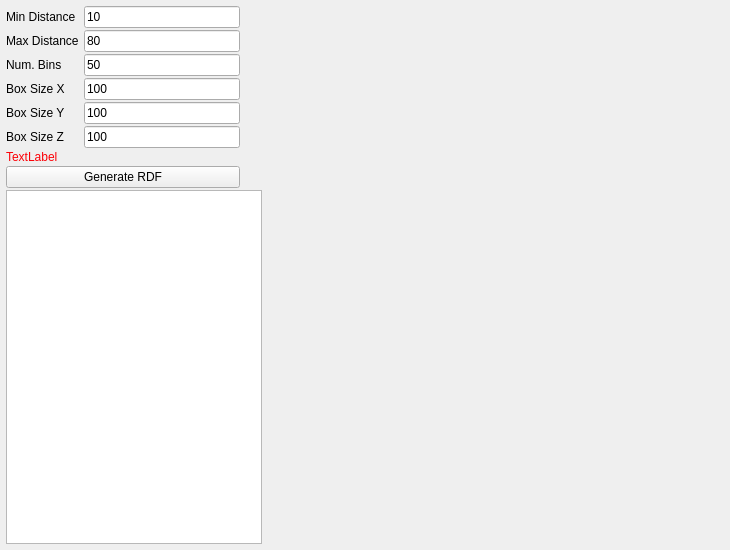
<?xml version="1.0" encoding="UTF-8"?>
<ui version="4.0">
 <class>StatsGenRDFWidget</class>
 <widget class="QWidget" name="StatsGenRDFWidget">
  <property name="geometry">
   <rect>
    <x>0</x>
    <y>0</y>
    <width>730</width>
    <height>550</height>
   </rect>
  </property>
  <property name="windowTitle">
   <string>Form</string>
  </property>
  <layout class="QGridLayout" name="gridLayout_2">
   <property name="leftMargin">
    <number>6</number>
   </property>
   <property name="topMargin">
    <number>6</number>
   </property>
   <property name="rightMargin">
    <number>6</number>
   </property>
   <property name="bottomMargin">
    <number>6</number>
   </property>
   <property name="spacing">
    <number>2</number>
   </property>
   <item row="0" column="0">
    <layout class="QGridLayout" name="gridLayout">
     <property name="sizeConstraint">
      <enum>QLayout::SetNoConstraint</enum>
     </property>
     <item row="5" column="1">
      <widget class="QLineEdit" name="BoxSizeZLE">
       <property name="text">
        <string>100</string>
       </property>
      </widget>
     </item>
     <item row="5" column="0">
      <widget class="QLabel" name="label_6">
       <property name="text">
        <string>Box Size Z</string>
       </property>
      </widget>
     </item>
     <item row="4" column="0">
      <widget class="QLabel" name="label">
       <property name="text">
        <string>Box Size Y </string>
       </property>
      </widget>
     </item>
     <item row="4" column="1">
      <widget class="QLineEdit" name="BoxSizeYLE">
       <property name="text">
        <string>100</string>
       </property>
      </widget>
     </item>
     <item row="3" column="0">
      <widget class="QLabel" name="label_5">
       <property name="text">
        <string>Box Size X</string>
       </property>
      </widget>
     </item>
     <item row="3" column="1">
      <widget class="QLineEdit" name="BoxSizeXLE">
       <property name="text">
        <string>100</string>
       </property>
      </widget>
     </item>
     <item row="1" column="1">
      <widget class="QLineEdit" name="maxDistLE">
       <property name="sizePolicy">
        <sizepolicy hsizetype="Preferred" vsizetype="Fixed">
         <horstretch>0</horstretch>
         <verstretch>0</verstretch>
        </sizepolicy>
       </property>
       <property name="text">
        <string>80</string>
       </property>
      </widget>
     </item>
     <item row="2" column="1">
      <widget class="QLineEdit" name="numBinsLE">
       <property name="sizePolicy">
        <sizepolicy hsizetype="Preferred" vsizetype="Fixed">
         <horstretch>0</horstretch>
         <verstretch>0</verstretch>
        </sizepolicy>
       </property>
       <property name="text">
        <string>50</string>
       </property>
      </widget>
     </item>
     <item row="0" column="1">
      <widget class="QLineEdit" name="minDistLE">
       <property name="sizePolicy">
        <sizepolicy hsizetype="Preferred" vsizetype="Fixed">
         <horstretch>0</horstretch>
         <verstretch>0</verstretch>
        </sizepolicy>
       </property>
       <property name="text">
        <string>10</string>
       </property>
      </widget>
     </item>
     <item row="2" column="0">
      <widget class="QLabel" name="label_4">
       <property name="text">
        <string>Num. Bins</string>
       </property>
      </widget>
     </item>
     <item row="1" column="0">
      <widget class="QLabel" name="label_3">
       <property name="text">
        <string>Max Distance </string>
       </property>
      </widget>
     </item>
     <item row="0" column="0">
      <widget class="QLabel" name="label_2">
       <property name="text">
        <string>Min Distance </string>
       </property>
      </widget>
     </item>
     <item row="8" column="0" colspan="3">
      <widget class="QTableView" name="m_RDFTableView">
       <property name="sizePolicy">
        <sizepolicy hsizetype="Expanding" vsizetype="Expanding">
         <horstretch>0</horstretch>
         <verstretch>0</verstretch>
        </sizepolicy>
       </property>
       <property name="minimumSize">
        <size>
         <width>100</width>
         <height>0</height>
        </size>
       </property>
       <property name="dragDropOverwriteMode">
        <bool>false</bool>
       </property>
       <property name="alternatingRowColors">
        <bool>true</bool>
       </property>
       <property name="verticalScrollMode">
        <enum>QAbstractItemView::ScrollPerPixel</enum>
       </property>
       <property name="horizontalScrollMode">
        <enum>QAbstractItemView::ScrollPerPixel</enum>
       </property>
       <property name="cornerButtonEnabled">
        <bool>false</bool>
       </property>
       <attribute name="horizontalHeaderCascadingSectionResizes">
        <bool>true</bool>
       </attribute>
       <attribute name="horizontalHeaderDefaultSectionSize">
        <number>150</number>
       </attribute>
      </widget>
     </item>
     <item row="0" column="2" rowspan="8">
      <spacer name="verticalSpacer">
       <property name="orientation">
        <enum>Qt::Vertical</enum>
       </property>
       <property name="sizeHint" stdset="0">
        <size>
         <width>20</width>
         <height>40</height>
        </size>
       </property>
      </spacer>
     </item>
     <item row="7" column="0" colspan="2">
      <widget class="QPushButton" name="generateRDFBtn">
       <property name="text">
        <string>Generate RDF</string>
       </property>
      </widget>
     </item>
     <item row="6" column="0" colspan="2">
      <widget class="QLabel" name="warningMessage">
       <property name="sizePolicy">
        <sizepolicy hsizetype="Preferred" vsizetype="Preferred">
         <horstretch>0</horstretch>
         <verstretch>0</verstretch>
        </sizepolicy>
       </property>
       <property name="styleSheet">
        <string notr="true">QLabel 
{
	color: rgb(252, 0, 6);
}</string>
       </property>
       <property name="text">
        <string>TextLabel</string>
       </property>
       <property name="wordWrap">
        <bool>true</bool>
       </property>
      </widget>
     </item>
    </layout>
   </item>
   <item row="0" column="1">
    <widget class="QwtPlot" name="m_RDFPlot">
     <property name="sizePolicy">
      <sizepolicy hsizetype="Expanding" vsizetype="Expanding">
       <horstretch>2</horstretch>
       <verstretch>0</verstretch>
      </sizepolicy>
     </property>
     <property name="frameShape">
      <enum>QFrame::NoFrame</enum>
     </property>
     <property name="frameShadow">
      <enum>QFrame::Plain</enum>
     </property>
     <property name="lineWidth">
      <number>1</number>
     </property>
    </widget>
   </item>
  </layout>
 </widget>
 <customwidgets>
  <customwidget>
   <class>QwtPlot</class>
   <extends>QFrame</extends>
   <header>qwt_plot.h</header>
   <container>1</container>
  </customwidget>
 </customwidgets>
 <tabstops>
  <tabstop>minDistLE</tabstop>
  <tabstop>maxDistLE</tabstop>
  <tabstop>numBinsLE</tabstop>
  <tabstop>BoxSizeXLE</tabstop>
  <tabstop>BoxSizeYLE</tabstop>
  <tabstop>BoxSizeZLE</tabstop>
  <tabstop>generateRDFBtn</tabstop>
  <tabstop>m_RDFTableView</tabstop>
 </tabstops>
 <resources/>
 <connections/>
</ui>
